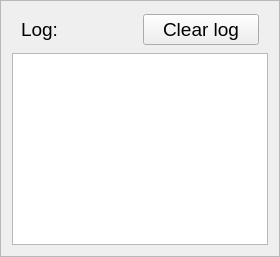
           <widget class="QFrame" name="frame_54">
            <property name="sizePolicy">
             <sizepolicy hsizetype="Preferred" vsizetype="Preferred">
              <horstretch>3</horstretch>
              <verstretch>0</verstretch>
             </sizepolicy>
            </property>
            <property name="minimumSize">
             <size>
              <width>0</width>
              <height>0</height>
             </size>
            </property>
            <property name="frameShape">
             <enum>QFrame::StyledPanel</enum>
            </property>
            <property name="frameShadow">
             <enum>QFrame::Raised</enum>
            </property>
            <layout class="QVBoxLayout" name="verticalLayout_2">
             <item>
              <widget class="QFrame" name="frame_53">
               <property name="frameShape">
                <enum>QFrame::NoFrame</enum>
               </property>
               <property name="frameShadow">
                <enum>QFrame::Raised</enum>
               </property>
               <layout class="QHBoxLayout" name="horizontalLayout_49">
                <property name="topMargin">
                 <number>2</number>
                </property>
                <property name="bottomMargin">
                 <number>2</number>
                </property>
                <item>
                 <widget class="QLabel" name="labelCOVAlog">
                  <property name="minimumSize">
                   <size>
                    <width>0</width>
                    <height>0</height>
                   </size>
                  </property>
                  <property name="maximumSize">
                   <size>
                    <width>16777215</width>
                    <height>16777215</height>
                   </size>
                  </property>
                  <property name="font">
                   <font>
                    <family>Arial</family>
                    <pointsize>14</pointsize>
                   </font>
                  </property>
                  <property name="text">
                   <string>Log:</string>
                  </property>
                 </widget>
                </item>
                <item>
                 <widget class="QPushButton" name="pushCOVAclear">
                  <property name="minimumSize">
                   <size>
                    <width>0</width>
                    <height>25</height>
                   </size>
                  </property>
                  <property name="maximumSize">
                   <size>
                    <width>16777215</width>
                    <height>35</height>
                   </size>
                  </property>
                  <property name="font">
                   <font>
                    <family>Arial</family>
                    <pointsize>14</pointsize>
                   </font>
                  </property>
                  <property name="text">
                   <string>Clear log</string>
                  </property>
                 </widget>
                </item>
               </layout>
              </widget>
             </item>
             <item>
              <widget class="QTextEdit" name="textBrowserCOVAlog">
               <property name="readOnly">
                <bool>true</bool>
               </property>
              </widget>
             </item>
            </layout>
           </widget>
